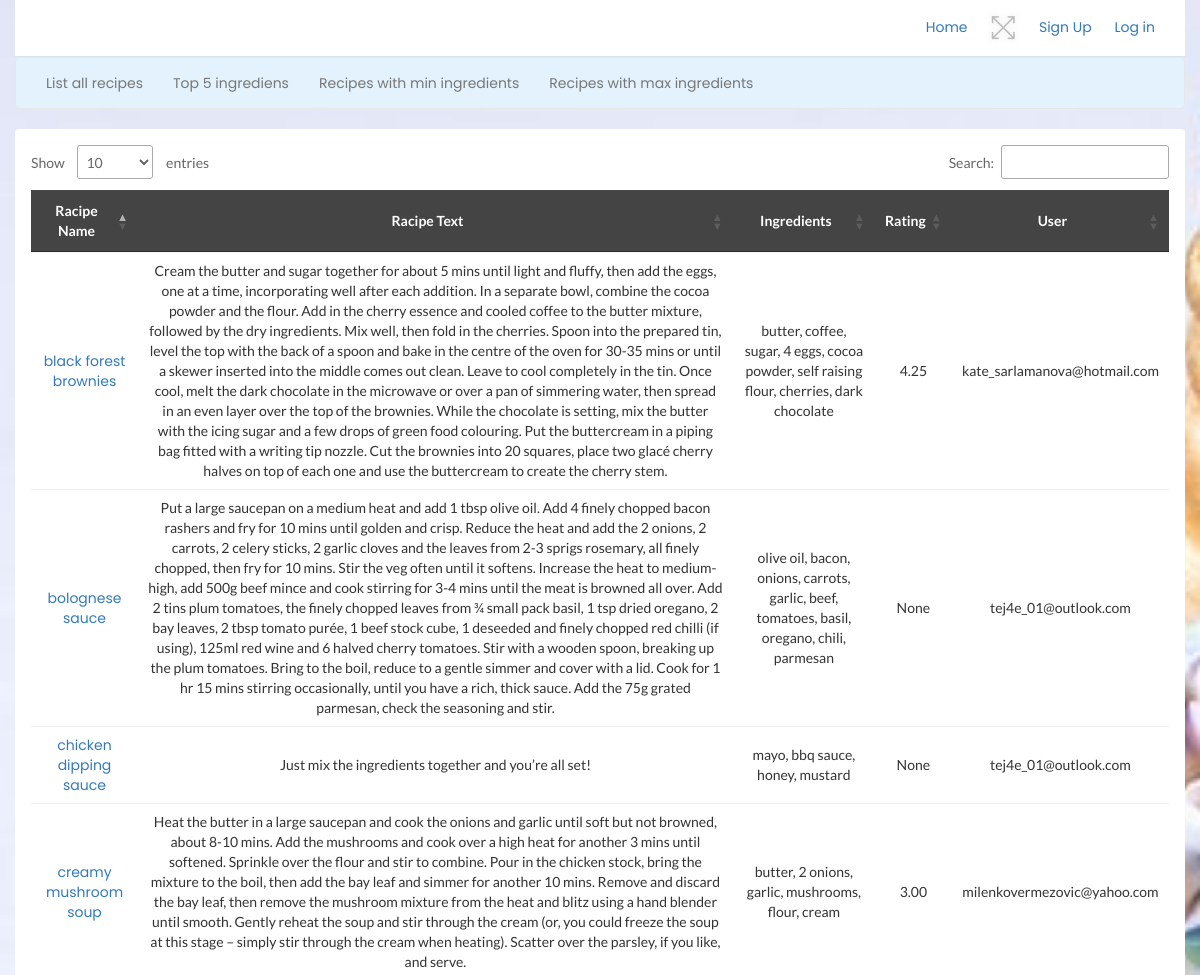
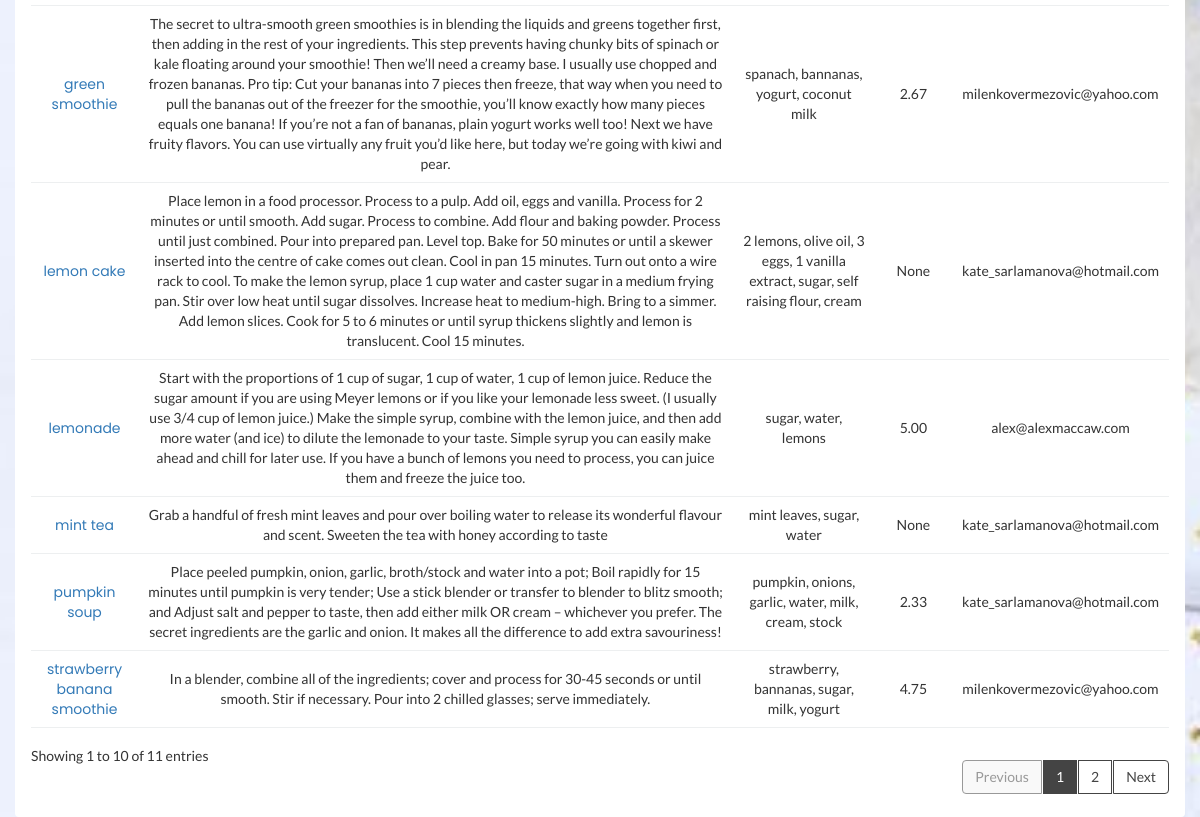
/listall, run on the app's committed database (2 pictures, top to bottom).
### app.py (models this page shows)
class Recipe(db.Model):
    id = db.Column(db.Integer, primary_key=True, autoincrement=True)
    recipe_name = db.Column(db.String(50))
    recipe_text = db.Column(db.String(1000))
    rating = db.Column(db.String(30))
    user_email = db.Column(db.String(30))
    ingredient_list = db.Column(db.String(100))
    avg_rating = db.Column(db.Numeric(10, 2))
    counter = db.Column(db.Integer)

### app.py (the view)
@app.route('/listall', methods=['GET'])
def listall():
    user = get_current_user()
    recipes = Recipe.query.order_by(Recipe.recipe_name).all()
    return render_template('listall.html', recipes=recipes, user=user)

### app.py (called while the page is built)
def get_current_user():
    token = token_glob
    if token is not None:
        if not token:  # checks if a token has been entered, if not returns a response
            return jsonify({'message': 'Token is missing !!'}), 401
        try:
            data = jwt.decode(
                token, app.config['SECRET_KEY']
            )
            current_user = User.query.filter_by(
                public_id=data['public_id']
            ).first()
        except:
            return (
                jsonify({'message': 'Token is invalid !!'}),
                401,
            )
        return current_user
    else:
        current_user = None
        return current_user

### templates/listall.html (shortened to what this page needs)
{% extends "base.html" %}
{% block body %}
    <div class="row">
        <div class="col-12 mt-5">
            <div class="card">
                <div class="card-body">
                    <div class="data-tables datatable-dark">
                        <table id="dataTable3" class="text-center">
                            <thead class="text-capitalize">
                            <tr>
                                <th style="text-align: center; ">Racipe Name</th>
                                <th style="text-align: center; ">Racipe Text</th>
                                <th style="text-align: center; ">Ingredients</th>
                                <th style="text-align: center; ">Rating</th>
                                <th style="text-align: center; ">User</th>
                            </tr>
                            </thead>
                            <tbody>
                            {% for recipe in recipes %}
                                <tr>
                                    <td><a href="{{ url_for('recipe', id = recipe.id ) }}">{{ recipe.recipe_name }}</td>
                                    <td>{{ recipe.recipe_text }}</td>
                                    <td>{{ recipe.ingredient_list }}</td>
                                    <td>{{ recipe.avg_rating }}</td>
                                    <td>{{ recipe.user_email }}</td>
                                </tr>
                            {% endfor %}
                            </tbody>
                        </table>
                    </div>
                </div>
            </div>
        </div>
    </div>
{% endblock %}

### templates/base.html (shortened to what this page needs)
<!doctype html>
<html class="no-js" lang="en">
<head>
    <link rel="stylesheet" href="/static/css/bootstrap.min.css">
    <link rel="stylesheet" href="/static/css/font-awesome.min.css">
    <link rel="stylesheet" href="/static/css/themify-icons.css">
    <link rel="stylesheet" href="/static/css/metisMenu.css">
    <link rel="stylesheet" href="/static/css/owl.carousel.min.css">
    <link rel="stylesheet" href="/static/css/slicknav.min.css">
    <link rel="stylesheet" href="/static/css/multiselect.css">
    <link rel="stylesheet" href="https://www.amcharts.com/lib/3/plugins/export/export.css" type="text/css" media="all"/>
    <link rel="stylesheet" type="text/css" href="https://cdn.datatables.net/1.10.19/css/jquery.dataTables.css">
    <link rel="stylesheet" type="text/css" href="https://cdn.datatables.net/1.10.18/css/dataTables.bootstrap4.min.css">
    <link rel="stylesheet" type="text/css"
          href="https://cdn.datatables.net/responsive/2.2.3/css/responsive.bootstrap.min.css">
    <link rel="stylesheet" type="text/css"
          href="https://cdn.datatables.net/responsive/2.2.3/css/responsive.jqueryui.min.css">
    <link rel="stylesheet" href="/static/css/typography.css">
    <link rel="stylesheet" href="/static/css/default-css.css">
    <link rel="stylesheet" href="/static/css/styles.css">
    <link rel="stylesheet" href="/static/css/responsive.css">
</head>
<body>
<div class="container-fluid">
    <div class="header-area">
        <div class="row align-items-center">
            <div class="col-md-6 col-sm-8 clearfix"></div>
            <div class="col-md-6 col-sm-4 clearfix">
                <ul class="notification-area pull-right">
                    <li><a href="{{ url_for('index') }}">Home</a></li>
                    <li id="full-view"><i class="ti-fullscreen"></i></li>
                    {% if not user %}
                        <li><a href="{{ url_for('register') }}">Sign Up</a></li>
                        <li><a href="{{ url_for('login') }}">Log in</a></li>
                    {% endif %}
                </ul>
            </div>
        </div>
    </div>
    <nav class="navbar navbar-default" style="background-color: #e3f2fd;">
        <div class="container-fluid">
            <div class="navbar-header">
                <ul class="nav navbar-nav" id="menu">
                    <li><a href="{{ url_for('listall') }}">List all recipes</a></li>
                    <li><a href="{{ url_for('top5') }}">Top 5 ingrediens</a></li>
                    <li><a href="{{ url_for('min') }}">Recipes with min ingredients</a></li>
                    <li><a href="{{ url_for('max') }}">Recipes with max ingredients</a></li>
                </ul>
            </div>
        </div>
    </nav>
    <div class="container">
        <div class="d-flex justify-content-end">{% block body %}{% endblock %}</div>
    </div>
</div>
</body>
</html>

### static/css/typography.css (style rules this page uses)
body { font-size: 14px; font-family: 'Lato', sans-serif; }
a, a:visited { text-decoration: none; transition: all 0.3s ease-in-out; -webkit-transition: all 0.3s ease-in-out; -moz-transition: all 0.3s ease-in-out; -o-transition: all 0.3s ease-in-out; outline: 0; font-family: 'Poppins', sans-serif; }
ul, ol { margin-bottom: 0px; margin-top: 0px; padding: 0; }
ul { margin: 0; list-style-type: none; }

### static/css/default-css.css (style rules this page uses)
* { margin: 0; padding: 0; box-sizing: border-box; }
*, *:before, *:after { -moz-box-sizing: border-box; -webkit-box-sizing: border-box; box-sizing: border-box; }
html { -webkit-font-smoothing: antialiased; }
body { background: #fff; font-weight: normal; -webkit-font-smoothing: antialiased; -webkit-text-size-adjust: 100%; }
:root { --primary-color: #4336FB; }

### static/css/styles.css (style rules this page uses)
.card { border: none; border-radius: 4px; background-color: #fff; -webkit-transition: all 0.3s ease 0s; transition: all 0.3s ease 0s; }
.card-body { padding: 25.6px; padding: 1.6rem; }
.header-area { padding: 15px 30px; background: #fff; border-bottom: 1px solid #d8e3e7; }
.notification-area { -webkit-user-select: none; -moz-user-select: none; -ms-user-select: none; user-select: none; position: relative; z-index: 1; }
.notification-area li { display: inline-block; margin-left: 20px; cursor: pointer; -webkit-user-select: none; -moz-user-select: none; -ms-user-select: none; user-select: none; }
.notification-area li > i { font-size: 26px; color: #bdbcbc; vertical-align: middle; text-shadow: 0 0 8px rgba(0, 0, 0, 0.12); -webkit-transition: color 0.3s ease 0s; transition: color 0.3s ease 0s; }
.notification-area li#full-view { display: inline-block; }
table tr th { border-bottom: none; }
table tr th, table tr td { border-top: 1px solid rgba(120, 130, 140, 0.13) !important; }
table.dataTable.no-footer { border-bottom: 1px solid rgba(120, 130, 140, 0.13) !important; }
table.dataTable thead th, table.dataTable thead td { border-bottom-color: transparent; }
.datatable-dark thead { background: #444; color: #fff; }

### templates/base.html (style rules this page uses)
body { background-image: url('/static/images/icon/logo.png'); background-repeat: no-repeat; background-attachment: fixed; background-size: cover; }

### data on the page
Recipe: recipe_name "black forest brownies", recipe_text "Cream the butter and sugar together for about 5 mins until light and fluffy, then add the eggs, one at a time, incorporating well after each addition. In a separate bowl, combine the cocoa powder and the flour. Add in the cherry essence and cooled coffee to the butter mixture, followed by the dry ingredients. Mix well, then fold in the cherries. Spoon into the prepared tin, level the top with the back of a spoon and bake in the centre of the oven for 30-35 mins or until a skewer inserted into the middle comes out clean. Leave to cool completely in the tin. Once cool, melt the dark chocolate in the microwave or over a pan of simmering water, then spread in an even layer over the top of the…", ingredient_list "butter, coffee, sugar, 4 eggs, cocoa powder, self raising flour, cherries, dark chocolate", avg_rating "4.25", user_email "kate_sarlamanova@hotmail.com"
Recipe: recipe_name "bolognese sauce", recipe_text "Put a large saucepan on a medium heat and add 1 tbsp olive oil. Add 4 finely chopped bacon rashers and fry for 10 mins until golden and crisp. Reduce the heat and add the 2 onions, 2 carrots, 2 celery sticks, 2 garlic cloves and the leaves from 2-3 sprigs rosemary, all finely chopped, then fry for 10 mins. Stir the veg often until it softens. Increase the heat to medium-high, add 500g beef mince and cook stirring for 3-4 mins until the meat is browned all over. Add 2 tins plum tomatoes, the finely chopped leaves from ¾ small pack basil, 1 tsp dried oregano, 2 bay leaves, 2 tbsp tomato purée, 1 beef stock cube, 1 deseeded and finely chopped red chilli (if using), 125ml red wine and 6 halved…", ingredient_list "olive oil, bacon, onions, carrots, garlic, beef, tomatoes, basil, oregano, chili, parmesan", avg_rating "None", user_email "tej4e_01@outlook.com"
Recipe: recipe_name "chicken dipping sauce", recipe_text "Just mix the ingredients together and you’re all set!", ingredient_list "mayo, bbq sauce, honey, mustard", avg_rating "None", user_email "tej4e_01@outlook.com"
Recipe: recipe_name "creamy mushroom soup", recipe_text "Heat the butter in a large saucepan and cook the onions and garlic until soft but not browned, about 8-10 mins. Add the mushrooms and cook over a high heat for another 3 mins until softened. Sprinkle over the flour and stir to combine. Pour in the chicken stock, bring the mixture to the boil, then add the bay leaf and simmer for another 10 mins. Remove and discard the bay leaf, then remove the mushroom mixture from the heat and blitz using a hand blender until smooth. Gently reheat the soup and stir through the cream (or, you could freeze the soup at this stage – simply stir through the cream when heating). Scatter over the parsley, if you like, and serve.", ingredient_list "butter, 2 onions, garlic, mushrooms, flour, cream", avg_rating "3.00", user_email "milenkovermezovic@yahoo.com"
Recipe: recipe_name "green smoothie", recipe_text "The secret to ultra-smooth green smoothies is in blending the liquids and greens together first, then adding in the rest of your ingredients. This step prevents having chunky bits of spinach or kale floating around your smoothie! Then we’ll need a creamy base. I usually use chopped and frozen bananas. Pro tip: Cut your bananas into 7 pieces then freeze, that way when you need to pull the bananas out of the freezer for the smoothie, you’ll know exactly how many pieces equals one banana! If you’re not a fan of bananas, plain yogurt works well too! Next we have fruity flavors. You can use virtually any fruit you’d like here, but today we’re going with kiwi and pear.", ingredient_list "spanach, bannanas, yogurt, coconut milk", avg_rating "2.67", user_email "milenkovermezovic@yahoo.com"
Recipe: recipe_name "lemon cake", recipe_text "Place lemon in a food processor. Process to a pulp. Add oil, eggs and vanilla. Process for 2 minutes or until smooth. Add sugar. Process to combine. Add flour and baking powder. Process until just combined. Pour into prepared pan. Level top. Bake for 50 minutes or until a skewer inserted into the centre of cake comes out clean. Cool in pan 15 minutes. Turn out onto a wire rack to cool. To make the lemon syrup, place 1 cup water and caster sugar in a medium frying pan. Stir over low heat until sugar dissolves. Increase heat to medium-high. Bring to a simmer. Add lemon slices. Cook for 5 to 6 minutes or until syrup thickens slightly and lemon is translucent. Cool 15 minutes.", ingredient_list "2 lemons, olive oil, 3 eggs, 1 vanilla extract, sugar, self raising flour, cream", avg_rating "None", user_email "kate_sarlamanova@hotmail.com"
Recipe: recipe_name "lemonade", recipe_text "Start with the proportions of 1 cup of sugar, 1 cup of water, 1 cup of lemon juice. Reduce the sugar amount if you are using Meyer lemons or if you like your lemonade less sweet. (I usually use 3/4 cup of lemon juice.) Make the simple syrup, combine with the lemon juice, and then add more water (and ice) to dilute the lemonade to your taste. Simple syrup you can easily make ahead and chill for later use. If you have a bunch of lemons you need to process, you can juice them and freeze the juice too.", ingredient_list "sugar, water, lemons", avg_rating "5.00", user_email "alex@alexmaccaw.com"
Recipe: recipe_name "mint tea", recipe_text "Grab a handful of fresh mint leaves and pour over boiling water to release its wonderful flavour and scent. Sweeten the tea with honey according to taste", ingredient_list "mint leaves, sugar, water", avg_rating "None", user_email "kate_sarlamanova@hotmail.com"
Recipe: recipe_name "pumpkin soup", recipe_text "Place peeled pumpkin, onion, garlic, broth/stock and water into a pot; Boil rapidly for 15 minutes until pumpkin is very tender; Use a stick blender or transfer to blender to blitz smooth; and Adjust salt and pepper to taste, then add either milk OR cream – whichever you prefer. The secret ingredients are the garlic and onion. It makes all the difference to add extra savouriness!", ingredient_list "pumpkin, onions, garlic, water, milk, cream, stock", avg_rating "2.33", user_email "kate_sarlamanova@hotmail.com"
Recipe: recipe_name "strawberry banana smoothie", recipe_text "In a blender, combine all of the ingredients; cover and process for 30-45 seconds or until smooth. Stir if necessary. Pour into 2 chilled glasses; serve immediately.", ingredient_list "strawberry, bannanas, sugar, milk, yogurt", avg_rating "4.75", user_email "milenkovermezovic@yahoo.com"
